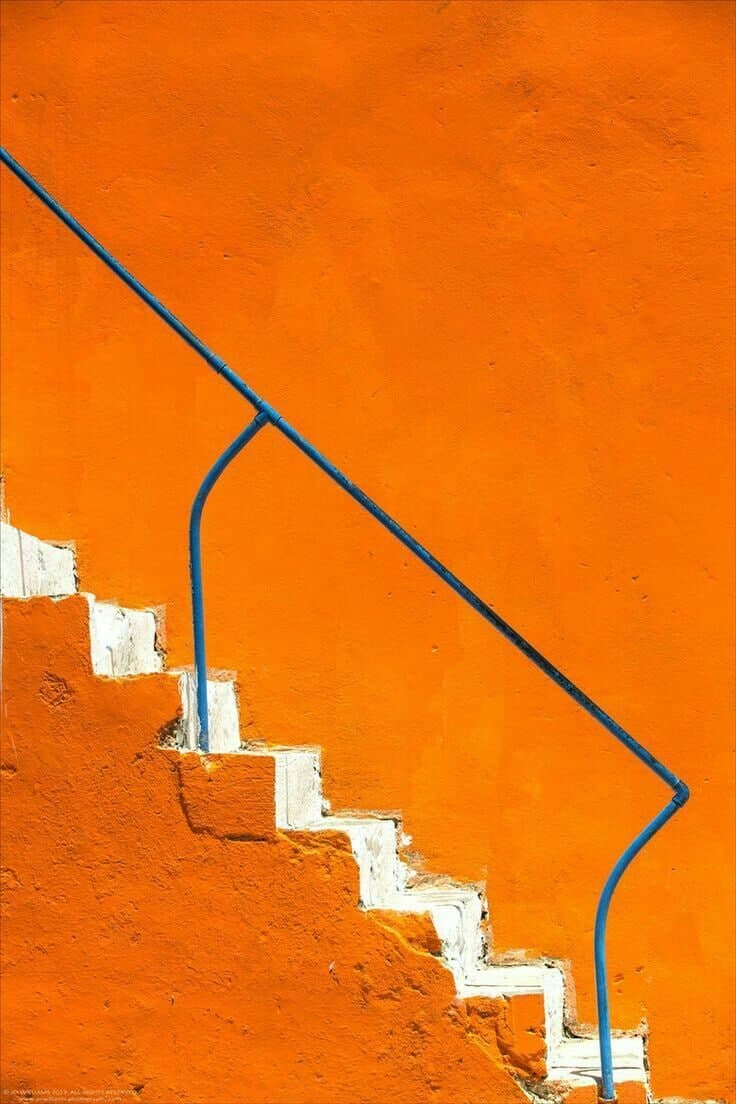
#> input picture pic.jpg, 736 x 1104 px, given as the content of the folder pic.jpg, which was not available
$ python -i aux_funcs_local_dialect.py   (imports and definitions only)
#> lines starting #> are read from the running program, lines starting #| are printed output that depends on the picture; pictures that were not available may be replaced by others from this repository, and a replacement may not be noted
import os
import pickle
import cv2
import math
import numpy as np
import itertools

MAX_THRESHOLD = 1.5


def load_images_from_folder(folder):
    """
    Load images from folder
    :param folder: string with folder path
    :return: list of images in folder
    """
    images = []
    for filename in os.listdir(folder):
        img = cv2.imread(os.path.join(folder, filename))

        if img is not None:
            images.append(img)
    return images


def compute_key(a, b, GRID_SIZE):
    """
    Given a point in the ab space, returns the region it belongs to
    :param a: float, a coordinate of ab color space
    :param b: float, b coordinate of ab color space
    :return: region of the point
    """
    # GRID_SIZE = 1
    return math.floor(a / GRID_SIZE), math.floor(b / GRID_SIZE)


def extract_ab_channels_from_image(image):
    """
    Extracts the a and b channels given the image
    :param image: image
    :return: image's a and b channels in the Lab color space
    """
    width, height = 175, 175
    desired_size = (width, height)
    resized = cv2.resize(image, desired_size)
    scaled = resized.astype("float32") / 255.0
    lab_repr = cv2.cvtColor(scaled, cv2.COLOR_BGR2LAB)
    # Get the channels
    a = cv2.split(lab_repr)[1]
    b = cv2.split(lab_repr)[2]
    return a, b


def get_colors_by_regions(images, grid_size):
    """
    Get pixels of images arranged by regions of 1x1
    in the ab color space (a and b range from -128 to 127)
    :param images: a list of images
    :return: dictionary of regions mapped to the colors in that region
    """
    pts_arranged_by_regions = {}

    for image in images:
        a, b = extract_ab_channels_from_image(image)

        for y in range(len(a)):
            for x in range(len(a[0])):
                key = compute_key(a[y][x], b[y][x], grid_size)
                if key not in pts_arranged_by_regions:
                    pts_arranged_by_regions[key] = set()
                pts_arranged_by_regions[key].add((a[y][x], b[y][x]))

    return pts_arranged_by_regions


def get_neighboring_regions(region):
    """
    Get regions surrounding region
    :param region: a tuple of the form float x, float y
    :return: itertools.product of region and its surrounding regions
    """
    x, y = region
    return itertools.product([x - 1, x, x + 1], [y - 1, y, y + 1])


# [16 lines left out: function get_neighboring_points, not called in this run]


def make_distances_by_regions(colors_by_regions, threshold=MAX_THRESHOLD):
    """
    Determines distances between pixels of adjacent regions
    :param colors_by_regions: dictionary of regions mapped to points inside
                            that region
    :param threshold: maximum distance for pixels to be considered "close"
    :return: dictionary that maps each point to another dictionary containing
            its adjacent points as keys, and the distance between them as values
            {(1,2): {(1,2):0}}
    """
    distances = {}

    # Calculate distance between points in the neighbor regions
    for region in colors_by_regions:
        regions = {region}
        nr = get_neighboring_regions(region)
        for r in nr:
            if r in colors_by_regions.keys():
                regions |= {r}

        _points = np.asarray(list(regions))
        for r in regions:
            deltas = _points - r
            dist = np.einsum('ij,ij->i', deltas, deltas)
            distances[r] = {}
            for i in range(len(_points)):
                if (d := dist[i]) < threshold:
                    distances[r][tuple(_points[i])] = d

    return distances


# [18 lines left out: function _make_distances_by_regions, not called in this run]


def make_connected_component(distances, node, radius):
    """
    Makes the connected component containing the point 'node'
    :param distances: dictionary that maps each point to another dictionary containing
            its adjacent points as keys, and the distance between them as values
    :param node: node to place in connected component
    :param radius: maximum distance to consider two nodes as part of the same
                connected component
    :return: set of points in the connected component containing the point 'node'
    """
    agenda = [node]
    visited = set()
    i = 0
    while agenda:
        i += 1
        curr_node = agenda.pop()
        visited.add(curr_node)
        for child in distances[curr_node]:
            if child not in visited and distances[curr_node][child] < radius:
                agenda.append(child)
    return visited


def form_clusters(distances, cluster_radius):
    """
    Separates pixels into clusters of radius cluster_radius
    :param distances: dictionary that maps each point to another dictionary containing
            its adjacent points as keys, and the distance between them as values
    :param cluster_radius: maximum size of clusters
    :return: list of clusters of points of radius cluster_radius
    """
    clusters = []
    visited = set()
    for point in distances:
        if point not in visited:
            cluster = make_connected_component(distances, point, cluster_radius)
            visited |= cluster
            clusters.append(cluster)

    return clusters


# [13 lines left out: function binary_search, not called in this run]
    # [15 lines of commented-out code are left out]


def get_representative_colors_and_their_frequencies(distances, target=224 ** 2, percent_error=0.1):
    """
    Get approximately 'target' colors and their significance for the color dialect
    :param distances: dictionary that maps each point to another dictionary containing
            its adjacent points as keys, and the distance between them as values
    :param target: number of representative colors expected
    :param percent_error: margin of error on the size of the target
    :return: returns an array of pixel values and its frequencies in the form [(a,b,frequency)]
    """
    # clusters = binary_search(distances, 0, 0.7, target, percent_error)
    clusters = form_clusters(distances, 2.0)
    if not clusters:
        return []
    else:
        # delete the first 'len(clusters) - target' elements from clusters
        # when ordered by the size of the sets it contains
        cluster_averages = []
        if target == 224**2:
            to_delete = len(clusters) - target
            clusters.sort(key=len)
            clusters = clusters[to_delete:]

        for cluster in clusters:
            # cluster is a set of points (a,b)
            cluster = np.asarray(list(cluster))
            average = np.sum(cluster, axis=0) / len(cluster)
            cluster_averages.append((average[0], average[1], len(cluster)))

        return cluster_averages


def get_image_from_pixels(clusters, target):
    """
    Get image of the pixels in clusters for visualization
    :param clusters: list of pixels
    :param target: target dimensions of expected image
    :return: image in rgb space
    """
    if len(clusters) != 0:
        lum = 50

        if target ** 2 > len(clusters):
            target = math.floor(math.sqrt(len(clusters)))

        local_dialect = []
        for i in range(target):
            new_row = []
            for j in range(target):
                a = clusters[i * target + j][0]
                b = clusters[i * target + j][1]
                new_row.append((lum, a, b))
            local_dialect.append(new_row)

        local_dialect_lab = np.float32(local_dialect)
        local_dialect_rgb = cv2.cvtColor(local_dialect_lab, cv2.COLOR_LAB2BGR)
        local_dialect_rgb = (255 * local_dialect_rgb).astype("uint8")
        local_dialect_resized = cv2.resize(local_dialect_rgb, (target, target))
        return local_dialect_resized


def create_color_dialect(location):
    """
    Creates color dialect given a location and saves it
    for visualization purposes.
    :param location: string with location of the dialect
    :return: list of clusters in the dialect
    """
#> called with location = 'pic.jpg'
    print("Extract images to create local dialect")
    images = load_images_from_folder(location)
#> in load_images_from_folder, img is the input picture: shape (1104, 736, 3); mean B, G, R 18.4, 115.1, 234.4
#> images = 1 item

    print("Organize points by regions")
    colors_by_regions = get_colors_by_regions(images, 1)
#> the loop in get_colors_by_regions, `for image in images:` made 1 pass
#> (width in extract_ab_channels_from_image, height in extract_ab_channels_from_image) on pass 1: (175, 175)
#> pass 1, in extract_ab_channels_from_image, `resized = cv2.resize(image, desired_size)`:
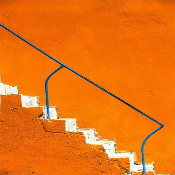
#> resized: shape (175, 175, 3); mean B, G, R 18.4, 115.1, 234.4
#> pass 1, in extract_ab_channels_from_image, `a = cv2.split(lab_repr)[1]`:
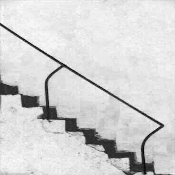
#> a: shape (175, 175) float32; min -16.66, max 53.8, mean 42; drawn with min black and max white
#> after the loop in get_colors_by_regions, `for image in images:`: pts_arranged_by_regions = 1775 items
#> colors_by_regions = 1775 items

    print("Calculate distances between points")
    distances = make_distances_by_regions(colors_by_regions)
#> the loop in make_distances_by_regions, `for region in colors_by_regions:` made 1775 passes
#> (x in get_neighboring_regions, y in get_neighboring_regions) on passes 1 to 3: (39, 52), (41, 54), (42, 53)
#> distances = 1775 items

    print("Creating local dialect")
    clusters = get_representative_colors_and_their_frequencies(distances)
#> the loop in form_clusters, `for point in distances:` made 1775 passes
#> point on passes 2 to 7: (39, 53), (40, 52), (40, 51), (38, 51), (39, 52), (39, 51)
#> after the loop in form_clusters, `for point in distances:`: clusters = 443 items; visited = 1775 items
#> in get_representative_colors_and_their_frequencies, `clusters = form_clusters(distances, 2.0)`: clusters = 443 items
#> in get_representative_colors_and_their_frequencies, `to_delete = len(clusters) - target`: to_delete = -49733
#> the loop in get_representative_colors_and_their_frequencies, `for cluster in clusters:` made 443 passes
#> average on passes 1 to 3: [-9, -21], [10, 8], [-4, -16]
#> after the loop in get_representative_colors_and_their_frequencies, `for cluster in clusters:`: cluster_averages = 443 items, first 6: (-9, -21, 1), (10, 8, 1), (-4, -16, 1), (5, -5, 1), (15, 15, 1), (-5, -12, 1)
#> clusters has the same summary as cluster_averages in get_representative_colors_and_their_frequencies

    print("Save created local dialect")
    filename = f'Dialects/{location}.pkl'
    open_file = open(filename, "wb")
    pickle.dump(clusters, open_file)
    open_file.close()

    print("Save image of local dialect")
    local_dialect_rgb = get_image_from_pixels(clusters, 224)
#> in get_image_from_pixels, `target = math.floor(math.sqrt(len(clusters)))`: target = 21
#> after the loop in get_image_from_pixels, `for i in range(target):`: local_dialect = 21 items
#> in get_image_from_pixels, `local_dialect_lab = np.float32(local_dialect)`:
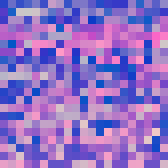
#> local_dialect_lab: shape (21, 21, 3) float32 (shown 8 times larger); mean of channels 0, 1, 2 50, 10.9, 25.7; drawn with min black and max white
#> in get_image_from_pixels, `local_dialect_rgb = cv2.cvtColor(local_dialect_lab, cv2.COLOR_LAB2BGR)`:
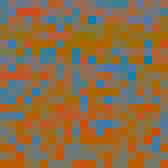
#> local_dialect_rgb: shape (21, 21, 3) float32 (shown 8 times larger); mean B, G, R 0.285, 0.432, 0.55
    cv2.imwrite(f'Dialects/{location}_dialect.jpg', local_dialect_rgb)
    return clusters


# [13 lines left out: function get_most_common_colors, not called in this run]

>>> result = create_color_dialect('pic.jpg')
#> result has the same summary as cluster_averages in get_representative_colors_and_their_frequencies
